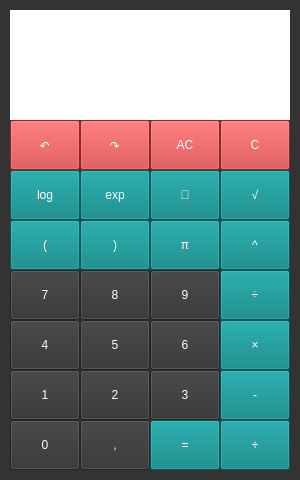
<?xml version="1.0" encoding="UTF-8"?>
<ui version="4.0">
 <class>Calculator</class>
 <widget class="QMainWindow" name="Calculator">
  <property name="geometry">
   <rect>
    <x>0</x>
    <y>0</y>
    <width>300</width>
    <height>480</height>
   </rect>
  </property>
  <property name="minimumSize">
   <size>
    <width>300</width>
    <height>480</height>
   </size>
  </property>
  <property name="maximumSize">
   <size>
    <width>720</width>
    <height>480</height>
   </size>
  </property>
  <property name="windowTitle">
   <string>Calculator</string>
  </property>
  <property name="styleSheet">
   <string notr="true">font: 16pt &quot;Segoe UI Symbol&quot;;
color: #FFFFFF;
background: #333333</string>
  </property>
  <widget class="QWidget" name="centralWidget">
   <layout class="QGridLayout" name="gridLayout">
    <property name="leftMargin">
     <number>10</number>
    </property>
    <property name="topMargin">
     <number>10</number>
    </property>
    <property name="rightMargin">
     <number>10</number>
    </property>
    <property name="bottomMargin">
     <number>10</number>
    </property>
    <property name="spacing">
     <number>0</number>
    </property>
    <item row="7" column="3">
     <widget class="QPushButton" name="Plus">
      <property name="minimumSize">
       <size>
        <width>70</width>
        <height>50</height>
       </size>
      </property>
      <property name="maximumSize">
       <size>
        <width>175</width>
        <height>50</height>
       </size>
      </property>
      <property name="styleSheet">
       <string notr="true">background: #008080</string>
      </property>
      <property name="text">
       <string>+</string>
      </property>
     </widget>
    </item>
    <item row="2" column="1">
     <widget class="QPushButton" name="Exponent">
      <property name="minimumSize">
       <size>
        <width>70</width>
        <height>50</height>
       </size>
      </property>
      <property name="maximumSize">
       <size>
        <width>175</width>
        <height>50</height>
       </size>
      </property>
      <property name="styleSheet">
       <string notr="true">background: #008080</string>
      </property>
      <property name="text">
       <string>exp</string>
      </property>
     </widget>
    </item>
    <item row="3" column="2">
     <widget class="QPushButton" name="Pi">
      <property name="minimumSize">
       <size>
        <width>70</width>
        <height>50</height>
       </size>
      </property>
      <property name="maximumSize">
       <size>
        <width>175</width>
        <height>50</height>
       </size>
      </property>
      <property name="styleSheet">
       <string notr="true">background: #008080</string>
      </property>
      <property name="text">
       <string>π</string>
      </property>
     </widget>
    </item>
    <item row="5" column="0">
     <widget class="QPushButton" name="num4">
      <property name="minimumSize">
       <size>
        <width>70</width>
        <height>50</height>
       </size>
      </property>
      <property name="maximumSize">
       <size>
        <width>175</width>
        <height>50</height>
       </size>
      </property>
      <property name="text">
       <string>4</string>
      </property>
     </widget>
    </item>
    <item row="3" column="3">
     <widget class="QPushButton" name="Power">
      <property name="minimumSize">
       <size>
        <width>70</width>
        <height>50</height>
       </size>
      </property>
      <property name="maximumSize">
       <size>
        <width>175</width>
        <height>50</height>
       </size>
      </property>
      <property name="styleSheet">
       <string notr="true">background: #008080</string>
      </property>
      <property name="text">
       <string>^</string>
      </property>
     </widget>
    </item>
    <item row="5" column="1">
     <widget class="QPushButton" name="num5">
      <property name="minimumSize">
       <size>
        <width>70</width>
        <height>50</height>
       </size>
      </property>
      <property name="maximumSize">
       <size>
        <width>175</width>
        <height>50</height>
       </size>
      </property>
      <property name="text">
       <string>5</string>
      </property>
     </widget>
    </item>
    <item row="1" column="2">
     <widget class="QPushButton" name="Clear">
      <property name="minimumSize">
       <size>
        <width>70</width>
        <height>50</height>
       </size>
      </property>
      <property name="maximumSize">
       <size>
        <width>175</width>
        <height>50</height>
       </size>
      </property>
      <property name="styleSheet">
       <string notr="true">background: #CC3333</string>
      </property>
      <property name="text">
       <string>AC</string>
      </property>
     </widget>
    </item>
    <item row="6" column="0">
     <widget class="QPushButton" name="num1">
      <property name="minimumSize">
       <size>
        <width>70</width>
        <height>50</height>
       </size>
      </property>
      <property name="maximumSize">
       <size>
        <width>175</width>
        <height>50</height>
       </size>
      </property>
      <property name="text">
       <string>1</string>
      </property>
     </widget>
    </item>
    <item row="4" column="2">
     <widget class="QPushButton" name="num9">
      <property name="minimumSize">
       <size>
        <width>70</width>
        <height>50</height>
       </size>
      </property>
      <property name="maximumSize">
       <size>
        <width>175</width>
        <height>50</height>
       </size>
      </property>
      <property name="text">
       <string>9</string>
      </property>
     </widget>
    </item>
    <item row="1" column="0">
     <widget class="QPushButton" name="Undo">
      <property name="minimumSize">
       <size>
        <width>70</width>
        <height>50</height>
       </size>
      </property>
      <property name="maximumSize">
       <size>
        <width>175</width>
        <height>50</height>
       </size>
      </property>
      <property name="styleSheet">
       <string notr="true">background: #CC3333</string>
      </property>
      <property name="text">
       <string>↶</string>
      </property>
     </widget>
    </item>
    <item row="6" column="3">
     <widget class="QPushButton" name="Minus">
      <property name="minimumSize">
       <size>
        <width>70</width>
        <height>50</height>
       </size>
      </property>
      <property name="maximumSize">
       <size>
        <width>175</width>
        <height>50</height>
       </size>
      </property>
      <property name="styleSheet">
       <string notr="true">background: #008080</string>
      </property>
      <property name="text">
       <string>-</string>
      </property>
     </widget>
    </item>
    <item row="4" column="0">
     <widget class="QPushButton" name="num7">
      <property name="minimumSize">
       <size>
        <width>70</width>
        <height>50</height>
       </size>
      </property>
      <property name="maximumSize">
       <size>
        <width>175</width>
        <height>50</height>
       </size>
      </property>
      <property name="text">
       <string>7</string>
      </property>
     </widget>
    </item>
    <item row="2" column="2">
     <widget class="QPushButton" name="Root">
      <property name="minimumSize">
       <size>
        <width>70</width>
        <height>50</height>
       </size>
      </property>
      <property name="maximumSize">
       <size>
        <width>175</width>
        <height>50</height>
       </size>
      </property>
      <property name="styleSheet">
       <string notr="true">background: #008080</string>
      </property>
      <property name="text">
       <string></string>
      </property>
     </widget>
    </item>
    <item row="7" column="1">
     <widget class="QPushButton" name="Comma">
      <property name="minimumSize">
       <size>
        <width>70</width>
        <height>50</height>
       </size>
      </property>
      <property name="maximumSize">
       <size>
        <width>175</width>
        <height>50</height>
       </size>
      </property>
      <property name="text">
       <string>,</string>
      </property>
     </widget>
    </item>
    <item row="4" column="1">
     <widget class="QPushButton" name="num8">
      <property name="minimumSize">
       <size>
        <width>70</width>
        <height>50</height>
       </size>
      </property>
      <property name="maximumSize">
       <size>
        <width>175</width>
        <height>50</height>
       </size>
      </property>
      <property name="text">
       <string>8</string>
      </property>
     </widget>
    </item>
    <item row="5" column="3">
     <widget class="QPushButton" name="Multiplication">
      <property name="minimumSize">
       <size>
        <width>70</width>
        <height>50</height>
       </size>
      </property>
      <property name="maximumSize">
       <size>
        <width>175</width>
        <height>50</height>
       </size>
      </property>
      <property name="styleSheet">
       <string notr="true">background: #008080</string>
      </property>
      <property name="text">
       <string>×</string>
      </property>
     </widget>
    </item>
    <item row="6" column="2">
     <widget class="QPushButton" name="num3">
      <property name="minimumSize">
       <size>
        <width>70</width>
        <height>50</height>
       </size>
      </property>
      <property name="maximumSize">
       <size>
        <width>175</width>
        <height>50</height>
       </size>
      </property>
      <property name="text">
       <string>3</string>
      </property>
     </widget>
    </item>
    <item row="3" column="0">
     <widget class="QPushButton" name="ParenLeft">
      <property name="enabled">
       <bool>true</bool>
      </property>
      <property name="minimumSize">
       <size>
        <width>70</width>
        <height>50</height>
       </size>
      </property>
      <property name="maximumSize">
       <size>
        <width>175</width>
        <height>50</height>
       </size>
      </property>
      <property name="styleSheet">
       <string notr="true">background: #008080</string>
      </property>
      <property name="text">
       <string>(</string>
      </property>
     </widget>
    </item>
    <item row="6" column="1">
     <widget class="QPushButton" name="num2">
      <property name="minimumSize">
       <size>
        <width>70</width>
        <height>50</height>
       </size>
      </property>
      <property name="maximumSize">
       <size>
        <width>175</width>
        <height>50</height>
       </size>
      </property>
      <property name="text">
       <string>2</string>
      </property>
     </widget>
    </item>
    <item row="1" column="1">
     <widget class="QPushButton" name="Redo">
      <property name="minimumSize">
       <size>
        <width>70</width>
        <height>50</height>
       </size>
      </property>
      <property name="maximumSize">
       <size>
        <width>175</width>
        <height>50</height>
       </size>
      </property>
      <property name="styleSheet">
       <string notr="true">background: #CC3333</string>
      </property>
      <property name="text">
       <string>↷</string>
      </property>
     </widget>
    </item>
    <item row="4" column="3">
     <widget class="QPushButton" name="Division">
      <property name="minimumSize">
       <size>
        <width>70</width>
        <height>50</height>
       </size>
      </property>
      <property name="maximumSize">
       <size>
        <width>175</width>
        <height>50</height>
       </size>
      </property>
      <property name="styleSheet">
       <string notr="true">background: #008080</string>
      </property>
      <property name="text">
       <string>÷</string>
      </property>
     </widget>
    </item>
    <item row="3" column="1">
     <widget class="QPushButton" name="ParenRight">
      <property name="minimumSize">
       <size>
        <width>70</width>
        <height>50</height>
       </size>
      </property>
      <property name="maximumSize">
       <size>
        <width>175</width>
        <height>50</height>
       </size>
      </property>
      <property name="styleSheet">
       <string notr="true">background: #008080</string>
      </property>
      <property name="text">
       <string>)</string>
      </property>
     </widget>
    </item>
    <item row="7" column="0">
     <widget class="QPushButton" name="num0">
      <property name="minimumSize">
       <size>
        <width>70</width>
        <height>50</height>
       </size>
      </property>
      <property name="maximumSize">
       <size>
        <width>175</width>
        <height>50</height>
       </size>
      </property>
      <property name="text">
       <string>0</string>
      </property>
     </widget>
    </item>
    <item row="1" column="3">
     <widget class="QPushButton" name="Delete">
      <property name="minimumSize">
       <size>
        <width>70</width>
        <height>50</height>
       </size>
      </property>
      <property name="maximumSize">
       <size>
        <width>175</width>
        <height>50</height>
       </size>
      </property>
      <property name="styleSheet">
       <string notr="true">background: #CC3333</string>
      </property>
      <property name="text">
       <string>C</string>
      </property>
     </widget>
    </item>
    <item row="2" column="3">
     <widget class="QPushButton" name="SquareRoot">
      <property name="minimumSize">
       <size>
        <width>70</width>
        <height>50</height>
       </size>
      </property>
      <property name="maximumSize">
       <size>
        <width>175</width>
        <height>50</height>
       </size>
      </property>
      <property name="styleSheet">
       <string notr="true">background: #008080</string>
      </property>
      <property name="text">
       <string>√</string>
      </property>
     </widget>
    </item>
    <item row="2" column="0">
     <widget class="QPushButton" name="Logarithm">
      <property name="minimumSize">
       <size>
        <width>70</width>
        <height>50</height>
       </size>
      </property>
      <property name="maximumSize">
       <size>
        <width>175</width>
        <height>50</height>
       </size>
      </property>
      <property name="styleSheet">
       <string notr="true">background: #008080</string>
      </property>
      <property name="text">
       <string>log</string>
      </property>
     </widget>
    </item>
    <item row="5" column="2">
     <widget class="QPushButton" name="num6">
      <property name="minimumSize">
       <size>
        <width>70</width>
        <height>50</height>
       </size>
      </property>
      <property name="maximumSize">
       <size>
        <width>175</width>
        <height>50</height>
       </size>
      </property>
      <property name="text">
       <string>6</string>
      </property>
     </widget>
    </item>
    <item row="7" column="2">
     <widget class="QPushButton" name="Calculate">
      <property name="minimumSize">
       <size>
        <width>70</width>
        <height>50</height>
       </size>
      </property>
      <property name="maximumSize">
       <size>
        <width>175</width>
        <height>50</height>
       </size>
      </property>
      <property name="styleSheet">
       <string notr="true">background: #008080</string>
      </property>
      <property name="text">
       <string>=</string>
      </property>
     </widget>
    </item>
    <item row="0" column="0" colspan="4">
     <widget class="QLabel" name="Output">
      <property name="minimumSize">
       <size>
        <width>280</width>
        <height>110</height>
       </size>
      </property>
      <property name="maximumSize">
       <size>
        <width>700</width>
        <height>110</height>
       </size>
      </property>
      <property name="styleSheet">
       <string notr="true">font: 16pt &quot;Arial&quot;;
color: #333333;
background: #FFFFFF</string>
      </property>
      <property name="text">
       <string/>
      </property>
     </widget>
    </item>
   </layout>
  </widget>
 </widget>
 <layoutdefault spacing="6" margin="11"/>
 <resources/>
 <connections/>
</ui>
